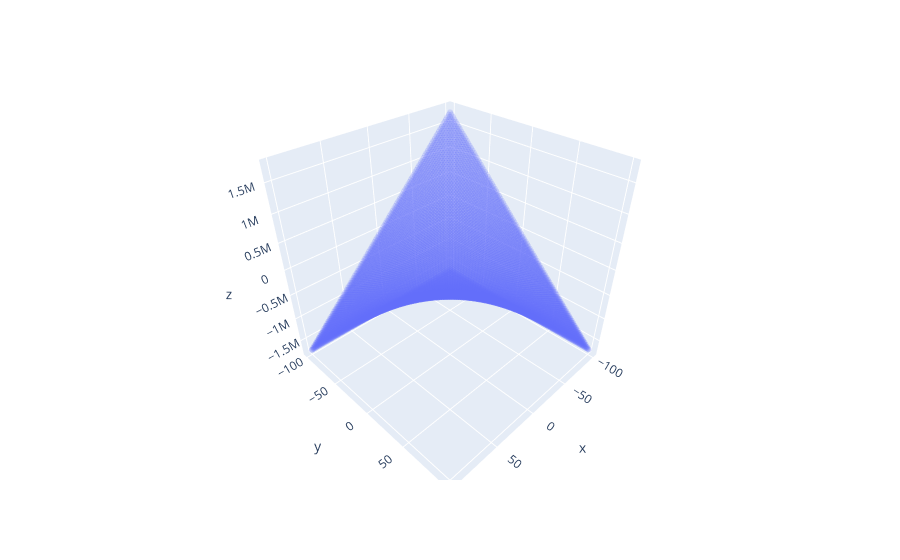

Notebook source saved alongside this figure:
### Markdown cell above
## \>Многомерная линейная регрессия

Теперь представим, что у нашего объекта не один, а два признака:

`x1=(d11,d21)=(3,2) `    `y1=6`

`x2=(d12,d22)=(9,5)`      `y2=8`

Тогда зависимость будет отражена уже в трехмерном пространстве, и для того, чтобы ее описать, нам понадобится провести уже не прямую, а плоскость, которая будет проходить максимально близко ко всем точкам:

![Построение плоскости в трехмерном пространстве для объекта с двумя признаками d1, d2](https://storage.yandexcloud.net/klms-public/production/learning-content/48/626/7365/21687/87561/2022-04-01_103906.jpg)

Построение плоскости в трехмерном пространстве для объекта с двумя признаками d1, d2

`a(x)=β1d1+β2d2+β0`

И снова задача подобрать те параметры, при подстановке которых в функцию функционал качества будет минимальным, а значит и минимальное среднее всех расстояний до плоскости.

![](https://storage.yandexcloud.net/klms-public/production/learning-content/48/626/7365/21687/87561/2022-04-01_104329.jpg)

### Code cell
import numpy as np
import plotly.express as px

def plane_equation(x, y, B0=198.463, B1=56.469, B2=115.274, B3=171.657):
    return B0 + B1 * x + B2 * y + B3 * x * y

x = np.linspace(-100, 100, 100)
y = np.linspace(-100, 100, 100)
xx, yy = np.meshgrid(x, y)
z = plane_equation(xx, yy)

fig = px.scatter_3d(x=xx.ravel(), y=yy.ravel(), z=z.ravel())
# add tranparency to the figure
fig = fig.update_traces(marker=dict(size=2, opacity=0.2))
fig.show()

### Figure 1 — Plotly figure (JSON) as saved in the notebook; plotly's stock layout.template omitted (floating-point values rounded to 4 significant figures; data arrays with more than 128 entries replaced by an {"elided": "..."} marker saying what was removed)
{"data": [{"hovertemplate": "x=%{x}<br>y=%{y}<br>z=%{z}<extra></extra>", "legendgroup": "", "marker": {"color": "#636efa", "opacity": 0.2, "size": 2, "symbol": "circle"}, "mode": "markers", "name": "", "scene": "scene", "showlegend": false, "type": "scatter3d", "x": {"elided": "10000 float values"}, "y": {"elided": "10000 float values"}, "z": {"elided": "10000 float values"}}], "layout": {"legend": {"tracegroupgap": 0}, "margin": {"t": 60}, "scene": {"domain": {"x": [0, 1], "y": [0, 1]}, "xaxis": {"title": {"text": "x"}}, "yaxis": {"title": {"text": "y"}}, "zaxis": {"title": {"text": "z"}}}}}
